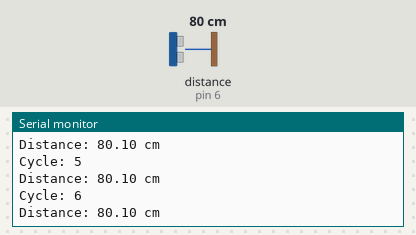
A sketch run on a simulated Arduino Uno, built with avr-gcc and run on an emulated ATmega328P. Parts: the last lines printed to the serial monitor. Wiring (inferred from the names in the program): ultrasonic range finder: trigger pin 7; echo pin 6. The test bench sets the inputs (shaded band); at power-on: distance to the obstacle (sensor on pin 6) 80 cm. The echo pulse lasts 58.3 µs per cm.

Above: at 1.2 s.
1.3 s: distance to the obstacle (sensor on pin 6) set to 18 cm
At 1.4 s:
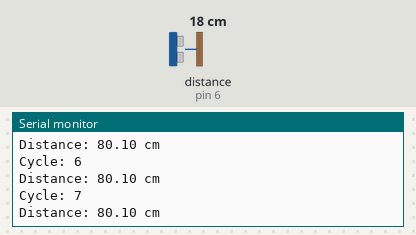
4.3 s: distance to the obstacle (sensor on pin 6) set to 4 cm
At 4.43 s:
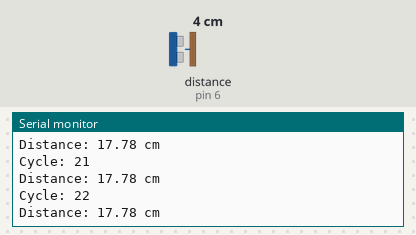
Timing chart, 0 to 7.3 s (numbered marks = the images above; inputs shaded):
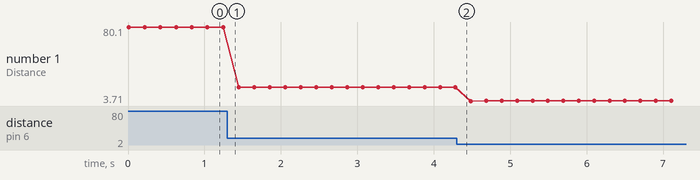

Measured:
- plotted number 1: 80.1 → 17.78 after the input at 1.3 s, 17.78 → 4.05 after the input at 4.3 s

The sketch:

SonicSensor.ino
```cpp
const int pingPin = 7; // Trigger Pin of Ultrasonic Sensor
const int echoPin = 6; // Echo Pin of Ultrasonic Sensor

int count;
double duration;
double cmAvg, temp;


void setup() {
   Serial.begin(9600); // Starting Serial Terminal
   pinMode(pingPin, OUTPUT);
   pinMode(echoPin, INPUT);
   count=0;
}

void loop() {

  count++;
  Serial.print("Cycle: ");
  Serial.println(count);

  digitalWrite(pingPin, LOW);
  delayMicroseconds(2);
  digitalWrite(pingPin ,HIGH);
  delayMicroseconds(10);
  digitalWrite(pingPin ,LOW);
  duration = pulseIn(echoPin, HIGH);

  Serial.print("Distance: ");
  Serial.print(msToCm(duration));
  Serial.print(" cm");
  Serial.println();

  delay(200);
}

double msToCm(double microseconds){
  return   microseconds  / 29 / 2;
}
```

LoadSensor.ino
```cpp
#include "HX711.h"

#define LOADCELL_DOUT_PIN  6
#define LOADCELL_SCK_PIN  5

HX711 scale;
float calibration_factor = -7050; //-7050 worked for my 440lb max scale setup

void LoadSensorsetup() {
  Serial.begin(9600);
  scale.begin(LOADCELL_DOUT_PIN, LOADCELL_SCK_PIN);
  scale.set_scale(); //setscale
  scale.tare(); //Reset the scale to 0
}

void LoadSensorloop() {

  delay(1000);
  Serial.println(scale.get_units());  //getscale
  //delay(1000);
}
```
